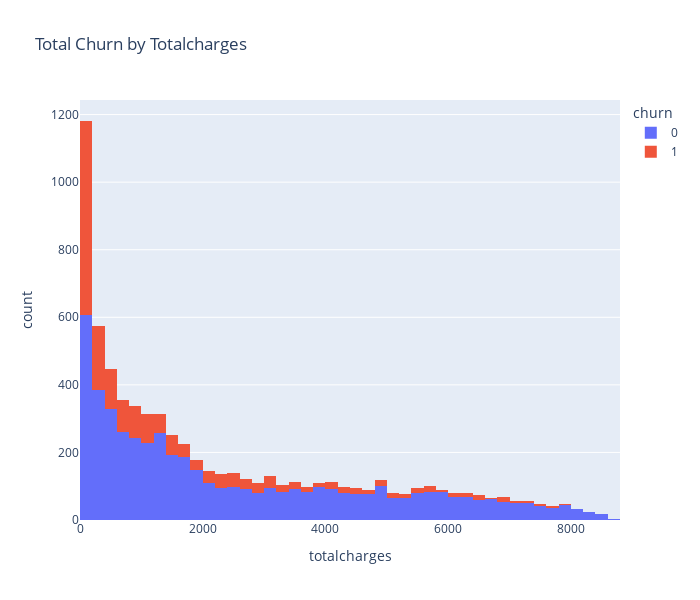

The notebook cell this image was saved under:
### Code cell
exploring_numerical_features(data, 'totalcharges')

### Figure 1 — Plotly figure (JSON) as saved in the notebook; plotly's stock layout.template omitted (floating-point values rounded to 4 significant figures; data arrays with more than 128 entries replaced by an {"elided": "..."} marker saying what was removed)
{"data": [{"alignmentgroup": "True", "bingroup": "x", "hovertemplate": "churn=0<br>totalcharges=%{x}<br>count=%{y}<extra></extra>", "legendgroup": "0", "marker": {"color": "#636efa", "pattern": {"shape": ""}}, "name": "0", "offsetgroup": "0", "orientation": "v", "showlegend": true, "type": "histogram", "x": {"elided": "5163 float values"}, "xaxis": "x", "yaxis": "y"}, {"alignmentgroup": "True", "bingroup": "x", "hovertemplate": "churn=1<br>totalcharges=%{x}<br>count=%{y}<extra></extra>", "legendgroup": "1", "marker": {"color": "#EF553B", "pattern": {"shape": ""}}, "name": "1", "offsetgroup": "1", "orientation": "v", "showlegend": true, "type": "histogram", "x": {"elided": "1869 float values"}, "xaxis": "x", "yaxis": "y"}], "layout": {"barmode": "relative", "height": 600, "legend": {"title": {"text": "churn"}, "tracegroupgap": 0}, "title": {"text": "Total Churn by Totalcharges"}, "width": 700, "xaxis": {"anchor": "y", "domain": [0, 1], "title": {"text": "totalcharges"}}, "yaxis": {"anchor": "x", "domain": [0, 1], "title": {"text": "count"}}}}
